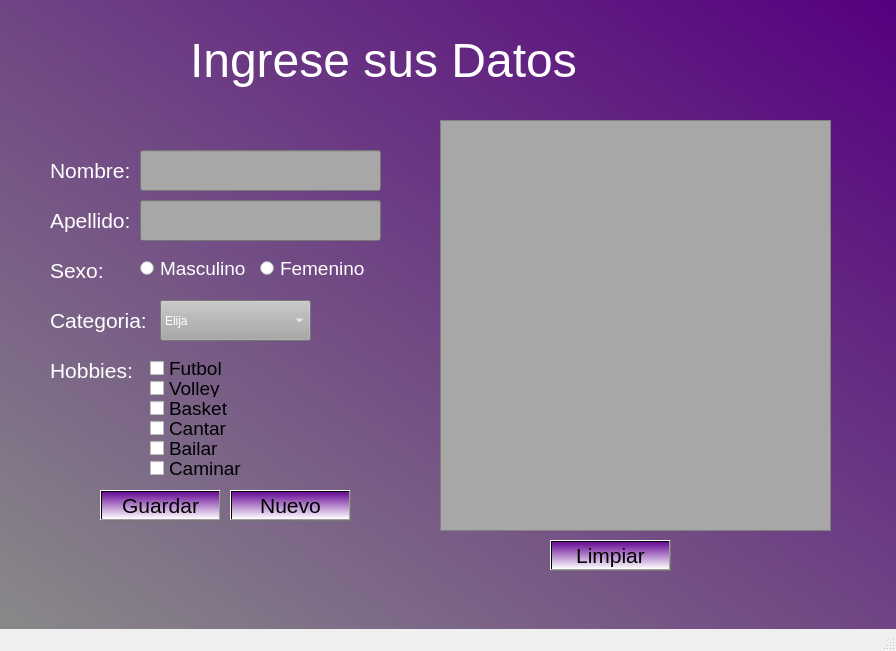
<?xml version="1.0" encoding="UTF-8"?>
<ui version="4.0">
 <class>MainWindow</class>
 <widget class="QMainWindow" name="MainWindow">
  <property name="geometry">
   <rect>
    <x>0</x>
    <y>0</y>
    <width>896</width>
    <height>651</height>
   </rect>
  </property>
  <property name="windowTitle">
   <string>MainWindow</string>
  </property>
  <property name="styleSheet">
   <string notr="true">QWidget#centralwidget{
background-color: qlineargradient(spread:pad, x1:1, y1:0, x2:0, y2:1, stop:0 rgba(85, 0, 127, 255), stop:1 rgba(137, 137, 137, 255));}</string>
  </property>
  <widget class="QWidget" name="centralwidget">
   <widget class="QLabel" name="label">
    <property name="geometry">
     <rect>
      <x>50</x>
      <y>150</y>
      <width>141</width>
      <height>41</height>
     </rect>
    </property>
    <property name="font">
     <font>
      <pointsize>16</pointsize>
     </font>
    </property>
    <property name="styleSheet">
     <string notr="true">color: rgb(255, 255, 255);</string>
    </property>
    <property name="text">
     <string>Nombre:</string>
    </property>
   </widget>
   <widget class="QLabel" name="label_2">
    <property name="geometry">
     <rect>
      <x>50</x>
      <y>200</y>
      <width>141</width>
      <height>41</height>
     </rect>
    </property>
    <property name="font">
     <font>
      <pointsize>16</pointsize>
     </font>
    </property>
    <property name="styleSheet">
     <string notr="true">color: rgb(255, 255, 255);</string>
    </property>
    <property name="text">
     <string>Apellido:</string>
    </property>
   </widget>
   <widget class="QLabel" name="label_3">
    <property name="geometry">
     <rect>
      <x>50</x>
      <y>250</y>
      <width>141</width>
      <height>41</height>
     </rect>
    </property>
    <property name="font">
     <font>
      <pointsize>16</pointsize>
     </font>
    </property>
    <property name="styleSheet">
     <string notr="true">color: rgb(255, 255, 255);</string>
    </property>
    <property name="text">
     <string>Sexo:</string>
    </property>
   </widget>
   <widget class="QLabel" name="label_4">
    <property name="geometry">
     <rect>
      <x>50</x>
      <y>300</y>
      <width>141</width>
      <height>41</height>
     </rect>
    </property>
    <property name="font">
     <font>
      <pointsize>16</pointsize>
     </font>
    </property>
    <property name="styleSheet">
     <string notr="true">color: rgb(255, 255, 255);</string>
    </property>
    <property name="text">
     <string>Categoria:</string>
    </property>
   </widget>
   <widget class="QLabel" name="label_5">
    <property name="geometry">
     <rect>
      <x>50</x>
      <y>350</y>
      <width>141</width>
      <height>41</height>
     </rect>
    </property>
    <property name="font">
     <font>
      <pointsize>16</pointsize>
     </font>
    </property>
    <property name="styleSheet">
     <string notr="true">color: rgb(255, 255, 255);</string>
    </property>
    <property name="text">
     <string>Hobbies:</string>
    </property>
   </widget>
   <widget class="QRadioButton" name="rbtnMale">
    <property name="geometry">
     <rect>
      <x>140</x>
      <y>260</y>
      <width>111</width>
      <height>17</height>
     </rect>
    </property>
    <property name="font">
     <font>
      <pointsize>14</pointsize>
     </font>
    </property>
    <property name="styleSheet">
     <string notr="true">color: rgb(255, 255, 255);</string>
    </property>
    <property name="text">
     <string>Masculino</string>
    </property>
   </widget>
   <widget class="QComboBox" name="cbonCategoria">
    <property name="geometry">
     <rect>
      <x>160</x>
      <y>300</y>
      <width>151</width>
      <height>41</height>
     </rect>
    </property>
    <property name="styleSheet">
     <string notr="true">background-color: rgb(167, 167, 167);
color: rgb(255, 255, 255);
</string>
    </property>
    <property name="editable">
     <bool>false</bool>
    </property>
    <property name="currentText">
     <string>Elija</string>
    </property>
    <item>
     <property name="text">
      <string>Elija</string>
     </property>
    </item>
    <item>
     <property name="text">
      <string>Alta</string>
     </property>
    </item>
    <item>
     <property name="text">
      <string>Media</string>
     </property>
    </item>
    <item>
     <property name="text">
      <string>Baja</string>
     </property>
    </item>
   </widget>
   <widget class="QCheckBox" name="checkFutbol">
    <property name="geometry">
     <rect>
      <x>150</x>
      <y>360</y>
      <width>101</width>
      <height>17</height>
     </rect>
    </property>
    <property name="font">
     <font>
      <pointsize>14</pointsize>
     </font>
    </property>
    <property name="text">
     <string>Futbol</string>
    </property>
   </widget>
   <widget class="QRadioButton" name="rbtnFemale">
    <property name="geometry">
     <rect>
      <x>260</x>
      <y>260</y>
      <width>111</width>
      <height>17</height>
     </rect>
    </property>
    <property name="font">
     <font>
      <pointsize>14</pointsize>
     </font>
    </property>
    <property name="styleSheet">
     <string notr="true">color: rgb(255, 255, 255);</string>
    </property>
    <property name="text">
     <string>Femenino</string>
    </property>
   </widget>
   <widget class="QLineEdit" name="txtNombre">
    <property name="geometry">
     <rect>
      <x>140</x>
      <y>150</y>
      <width>241</width>
      <height>41</height>
     </rect>
    </property>
    <property name="styleSheet">
     <string notr="true">background-color: rgb(167, 167, 167);
color: rgb(255, 255, 255);
</string>
    </property>
   </widget>
   <widget class="QLineEdit" name="txtApellido">
    <property name="geometry">
     <rect>
      <x>140</x>
      <y>200</y>
      <width>241</width>
      <height>41</height>
     </rect>
    </property>
    <property name="styleSheet">
     <string notr="true">background-color: rgb(167, 167, 167);
color: rgb(255, 255, 255);
</string>
    </property>
   </widget>
   <widget class="QCheckBox" name="checkVolley">
    <property name="geometry">
     <rect>
      <x>150</x>
      <y>380</y>
      <width>101</width>
      <height>17</height>
     </rect>
    </property>
    <property name="font">
     <font>
      <pointsize>14</pointsize>
     </font>
    </property>
    <property name="text">
     <string>Volley</string>
    </property>
   </widget>
   <widget class="QCheckBox" name="checkBailar">
    <property name="geometry">
     <rect>
      <x>150</x>
      <y>440</y>
      <width>101</width>
      <height>17</height>
     </rect>
    </property>
    <property name="font">
     <font>
      <pointsize>14</pointsize>
     </font>
    </property>
    <property name="text">
     <string>Bailar</string>
    </property>
   </widget>
   <widget class="QCheckBox" name="checkCantar">
    <property name="geometry">
     <rect>
      <x>150</x>
      <y>420</y>
      <width>101</width>
      <height>17</height>
     </rect>
    </property>
    <property name="font">
     <font>
      <pointsize>14</pointsize>
     </font>
    </property>
    <property name="text">
     <string>Cantar</string>
    </property>
   </widget>
   <widget class="QCheckBox" name="checkBasket">
    <property name="geometry">
     <rect>
      <x>150</x>
      <y>400</y>
      <width>101</width>
      <height>17</height>
     </rect>
    </property>
    <property name="font">
     <font>
      <pointsize>14</pointsize>
     </font>
    </property>
    <property name="text">
     <string>Basket</string>
    </property>
   </widget>
   <widget class="QCheckBox" name="checkCaminar">
    <property name="geometry">
     <rect>
      <x>150</x>
      <y>460</y>
      <width>101</width>
      <height>17</height>
     </rect>
    </property>
    <property name="font">
     <font>
      <pointsize>14</pointsize>
     </font>
    </property>
    <property name="text">
     <string>Caminar</string>
    </property>
   </widget>
   <widget class="QLabel" name="label_6">
    <property name="geometry">
     <rect>
      <x>190</x>
      <y>30</y>
      <width>421</width>
      <height>61</height>
     </rect>
    </property>
    <property name="font">
     <font>
      <pointsize>36</pointsize>
     </font>
    </property>
    <property name="styleSheet">
     <string notr="true">color: rgb(255, 255, 255);</string>
    </property>
    <property name="text">
     <string>Ingrese sus Datos</string>
    </property>
   </widget>
   <widget class="QPushButton" name="btnGuardar">
    <property name="geometry">
     <rect>
      <x>100</x>
      <y>490</y>
      <width>121</width>
      <height>31</height>
     </rect>
    </property>
    <property name="font">
     <font>
      <pointsize>16</pointsize>
     </font>
    </property>
    <property name="styleSheet">
     <string notr="true">background-color: qlineargradient(spread:repeat, x1:1, y1:0, x2:1, y2:1, stop:0.0511364 rgba(110, 23, 154, 255), stop:1 rgba(255, 255, 255, 255));</string>
    </property>
    <property name="text">
     <string>Guardar</string>
    </property>
   </widget>
   <widget class="QPushButton" name="btnNuevo">
    <property name="geometry">
     <rect>
      <x>230</x>
      <y>490</y>
      <width>121</width>
      <height>31</height>
     </rect>
    </property>
    <property name="font">
     <font>
      <pointsize>16</pointsize>
     </font>
    </property>
    <property name="styleSheet">
     <string notr="true">background-color: qlineargradient(spread:repeat, x1:1, y1:0, x2:1, y2:1, stop:0.0511364 rgba(110, 23, 154, 255), stop:1 rgba(255, 255, 255, 255));</string>
    </property>
    <property name="text">
     <string>Nuevo</string>
    </property>
   </widget>
   <widget class="QPlainTextEdit" name="txtMostrarDatos">
    <property name="geometry">
     <rect>
      <x>440</x>
      <y>120</y>
      <width>391</width>
      <height>411</height>
     </rect>
    </property>
    <property name="styleSheet">
     <string notr="true">background-color: rgb(167, 167, 167);
color: rgb(255, 255, 255);
</string>
    </property>
   </widget>
   <widget class="QPushButton" name="btnLimpiar">
    <property name="geometry">
     <rect>
      <x>550</x>
      <y>540</y>
      <width>121</width>
      <height>31</height>
     </rect>
    </property>
    <property name="font">
     <font>
      <pointsize>16</pointsize>
     </font>
    </property>
    <property name="styleSheet">
     <string notr="true">background-color: qlineargradient(spread:repeat, x1:1, y1:0, x2:1, y2:1, stop:0.0511364 rgba(110, 23, 154, 255), stop:1 rgba(255, 255, 255, 255));</string>
    </property>
    <property name="text">
     <string>Limpiar</string>
    </property>
   </widget>
  </widget>
  <widget class="QMenuBar" name="menubar">
   <property name="geometry">
    <rect>
     <x>0</x>
     <y>0</y>
     <width>896</width>
     <height>21</height>
    </rect>
   </property>
  </widget>
  <widget class="QStatusBar" name="statusbar"/>
 </widget>
 <resources/>
 <connections/>
</ui>
